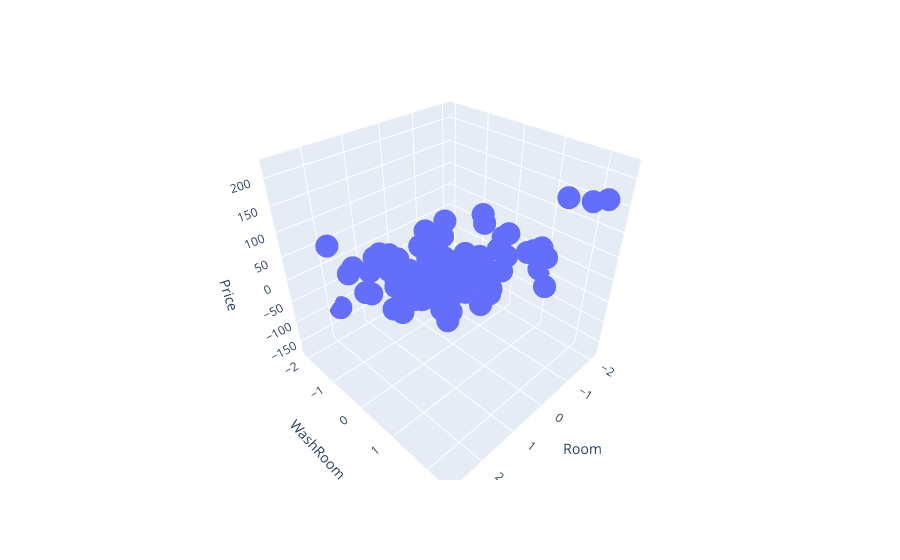

Source (notebook cell):
### Code cell
fig = px.scatter_3d(df , x = "Room" , y = "WashRoom" , z = "Price") 
fig.show()
